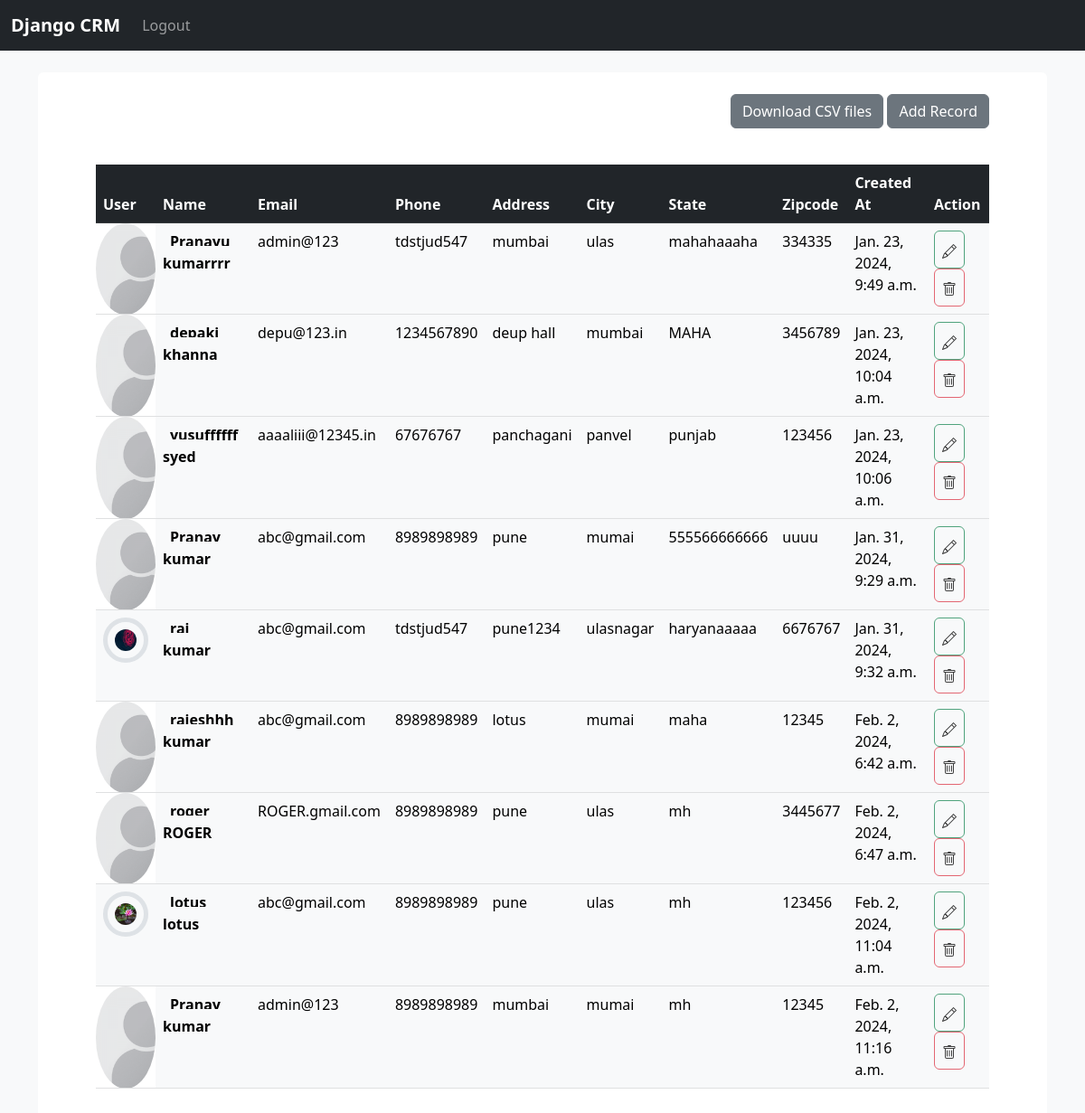
The page / (signed in) on the database its author committed.
### app/models.py (models this page shows, shortened)
class Record(models.Model):
	photo = models.ImageField(upload_to="images",null=True,blank=True)
	created_at = models.DateTimeField(auto_now_add=True)
	first_name = models.CharField(max_length=50)
	last_name =  models.CharField(max_length=50)
	email =  models.CharField(max_length=100)
	phone = models.CharField(max_length=15)
	address =  models.CharField(max_length=100)
	city =  models.CharField(max_length=50)
	state =  models.CharField(max_length=50)
	zipcode =  models.CharField(max_length=20)

### app/views.py (the view)
# urls.py: path('', home, name='home'),
def home(request):
    try:
        records = Record.objects.all()
        if request.method == 'POST':
            form = AddRecordForm(request.POST,request.FILES)
            if form.is_valid():
                form.save()
                messages.success(request, "Record added successfully")
                return redirect("home")
        else:
            form = AddRecordForm()
        return render(request, 'home.html', {'records': records, 'form': form})
    except Exception as e:
        print(e)
        messages.error(request, "An error occurred.")
        return redirect('home')

### templates/home.html (shortened to what this page needs)
{% extends 'base.html' %}
{% load static %}
{% block content %}
{% if user.is_authenticated %}
<head>
</head>
</div>
<div class="container">
<div class="card border-0 bg-white px-5 ">
  <div class="card-header bg-white border-0">
    <div class="text-end">
      <a class="btn btn-secondary my-3 text-end" href="{% url 'export_to_csv' %}">Download CSV files</a>
    <button class="btn btn-secondary my-3 text-end" href="" data-bs-toggle="modal" data-bs-target="#add_record">Add Record</button>
  </div>
  </div>
  <div class="card-body">
    <table class="table table-dark ">
      <thead class="dark-table">
        <tr>
          <th>User</th>
          <th scope="col">Name</th>
          <th scope="col">Email</th>
          <th scope="col">Phone</th>
          <th scope="col">Address</th>
          <th scope="col">City</th>
          <th scope="col">State</th>
          <th scope="col">Zipcode</th>
          <th scope="col">Created At</th>
          <th scope="col">Action</th>
        </tr>
      </thead>
      <tbody class="table table-light">
        {% if records %}
          {% for record in records %}
            <tr>
          {% if record.photo %}
              <td><img src="{{ record.photo.url }}" class="rounded-circle border border-5 border-seccondary" style="height:50px; width: 50px;"></td>
          {% else %}
          <td style="background-image: url('{% static 'image/blank.png' %}'); background-size: cover; background-repeat: no-repeat; height: 50px; width: 30px;" class="rounded-circle">
          </td>
          {% endif %}
              <td><a href="{%  url 'single_user' record.pk %}" > {{ record.first_name }} {{ record.last_name }}</td>
              <td>{{ record.email }}</td>
              <td>{{ record.phone }}</td>
              <td>{{ record.address }}</td>
              <td>{{ record.city }}</td>
              <td>{{ record.state }}</td>
              <td>{{ record.zipcode }}</td>
              <td>{{ record.created_at }}</td>
              <td><a id="edit_user" class="btn btn-outline-success opacity-75" data-bs-toggle="modal" data-bs-target="#edit_user-{{record.id}}"></a>
              <a class="btn btn-outline-danger opacity-75" href="{% url 'delete_record' record.id %}">
              </a>
            </tr>
        {% endfor %}
        {% else %} <p>Record Not Found</p>{% endif %}
        </tbody>
    </table>
{% endif %}
{% endblock %}

### templates/home.html (style rules this page uses)
a { text-decoration: none; color: #000; font-weight: bold; }

### rows shown on the page
Record: first_name "Pranayu", last_name "kumarrrr", email "admin@123", phone "tdstjud547", address "mumbai", city "ulas", state "mahahaaaha", zipcode "334335", created_at "Jan. 23, 2024, 9:49 a.m."
Record: first_name "depakj", last_name "khanna", email "depu@123.in", phone "1234567890", address "deup hall", city "mumbai", state "MAHA", zipcode "3456789", created_at "Jan. 23, 2024, 10:04 a.m."
Record: first_name "yusuffffff", last_name "syed", email "aaaaliii@12345.in", phone "67676767", address "panchagani", city "panvel", state "punjab", zipcode "123456", created_at "Jan. 23, 2024, 10:06 a.m."
Record: first_name "Pranay", last_name "kumar", email "abc@gmail.com", phone "8989898989", address "pune", city "mumai", state "555566666666", zipcode "uuuu", created_at "Jan. 31, 2024, 9:29 a.m."
Record: photo (picture), first_name "raj", last_name "kumar", email "abc@gmail.com", phone "tdstjud547", address "pune1234", city "ulasnagar", state "haryanaaaaa", zipcode "6676767", created_at "Jan. 31, 2024, 9:32 a.m."
Record: first_name "rajeshhh", last_name "kumar", email "abc@gmail.com", phone "8989898989", address "lotus", city "mumai", state "maha", zipcode "12345", created_at "Feb. 2, 2024, 6:42 a.m."
Record: first_name "roger", last_name "ROGER", email "ROGER.gmail.com", phone "8989898989", address "pune", city "ulas", state "mh", zipcode "3445677", created_at "Feb. 2, 2024, 6:47 a.m."
Record: photo (picture), first_name "lotus", last_name "lotus", email "abc@gmail.com", phone "8989898989", address "pune", city "ulas", state "mh", zipcode "123456", created_at "Feb. 2, 2024, 11:04 a.m."
Record: first_name "Pranay", last_name "kumar", email "admin@123", phone "8989898989", address "mumbai", city "mumai", state "mh", zipcode "12345", created_at "Feb. 2, 2024, 11:16 a.m."
